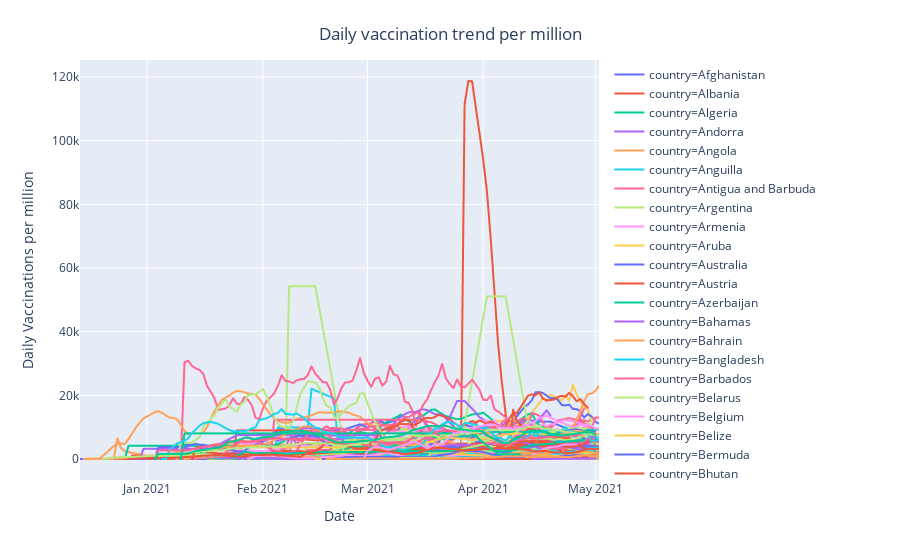

Notebook cell for this chart:
### Markdown cell above
#### Q4: Daily vaccination trend per million

### Code cell
fig = px.line(vaccine_df, x = 'date', y ='daily_vaccinations_per_million', color = 'country')

fig.update_layout(
    title={
            'text' : "Daily vaccination trend per million",
            'y':0.95,
            'x':0.5
        },
    xaxis_title="Date",
    yaxis_title="Daily Vaccinations per million"
)

fig.show()
